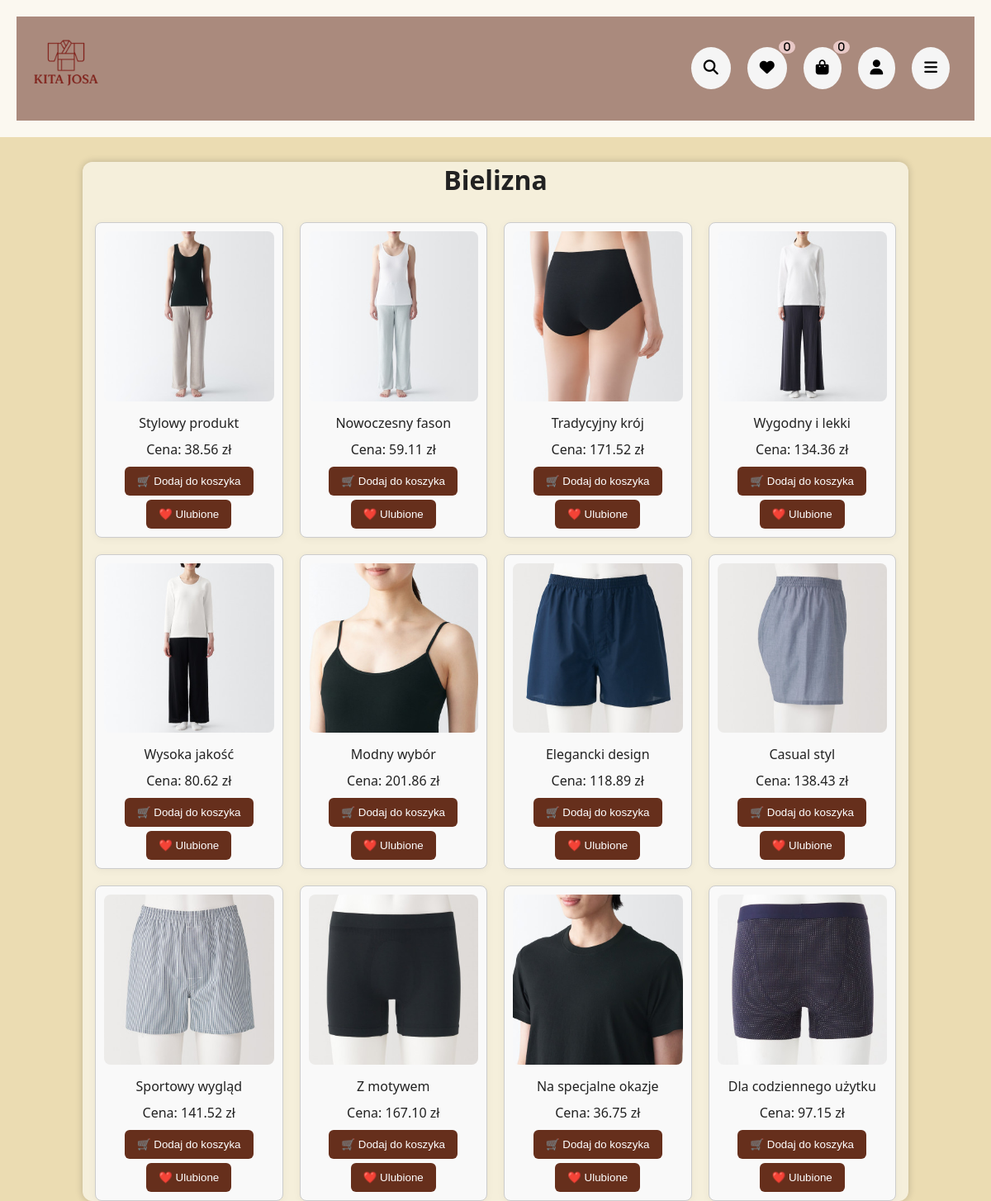
The page /bielizna.php on the database its author committed.
### tables this page shows
CREATE TABLE `bielizna` (
  `id` int(11) NOT NULL,
  `cena` decimal(10,2) DEFAULT NULL,
  `opis` text DEFAULT NULL,
  `rozmiar` varchar(10) DEFAULT NULL,
  `zdjecie` varchar(255) DEFAULT NULL,
  `ilosc` int(11) DEFAULT NULL
);

### bielizna.php (the view, shortened to what this page needs)
<?php
include 'db.php';
$result = $conn->query("SELECT * FROM bielizna");
?>
<!DOCTYPE html>
<html lang="pl">
<head>
    <link rel="stylesheet" href="stele.css">
    <link rel="stylesheet" href="https://cdnjs.cloudflare.com/ajax/libs/font-awesome/6.4.0/css/all.min.css">
</head>
<header>
<div class="top-bar">
    <div class="logo">
        <img src="logi.png" alt="Kitajosa"/>
    </div>
       <div class="icon-buttons">
        <button class="icon-button">
            <i class="fas fa-search"></i>
        </button>
        <a href="ulubione.php">
        <button class="icon-button">
       <i class="fas fa-heart">
        <span class="badge">0</span>
       </i> </button></a>
       <a href="cart.php">
       <button class="icon-button">
       <i class="fas fa-shopping-bag">
        <span class="badge">0</span>
       </i></button></a>
       <a href="register.php">
       <button class="icon-button">
       <i class="fas fa-user"></i>
       </button></a>
       <div class="catalog-container">
       <button id="catalogToggle" class="icon-button">
       <i class="fas fa-bars"></i>
       </button>
       </div>
       </div>
    </div>
</header>
<body>
<div class="container">
    <h1>Bielizna</h1>
    <div class="products">
        <?php while ($row = $result->fetch_assoc()): ?>
            <div class="product">
                <a href="product2.php?kategoria=bielizna&id=<?= $row['id']; ?>">
                    <img src="images/<?= htmlspecialchars($row['zdjecie']); ?>" alt="Obrazek produktu">
                </a>
                <p><?= htmlspecialchars($row['opis']); ?></p>
                <p>Cena: <?= $row['cena']; ?> zł</p>
                <form method="POST" action="add_to_cart.php">
                    <button type="submit">🛒 Dodaj do koszyka</button>
                </form>
                <form method="POST" action="add_to_fav.php" style="margin-top:5px;">
                    <button type="submit">❤️ Ulubione</button>
                </form>
            </div>
        <?php endwhile; ?>
    </div>
</div>
</body>
</html>

### stele.css (style rules this page uses)
* { margin: 0; padding: 0; box-sizing: border-box; }
body, html { height: 100%; font-family: 'Segoe UI', sans-serif; color: #EBDCB2; background-color: #EBDCB2; }
header { background-color: rgba(255, 255, 255, 0.808); color: rgb(0, 0, 0); padding: 20px; text-align: center; }
.top-bar { display: flex; justify-content: space-between; align-items: center; padding: 10px 10px; background-color: #662f1c8a; border-bottom: 1px solid #662f1c00; }
.logo img { height: 100px; }
.icon-buttons { display: flex; gap: 20px; padding: 20px; background-color: #662f1c00; }
.icon-button { position: relative; font-size: 18px; padding: 15px; border: none; background: #f5f5f5; border-radius: 50%; cursor: pointer; transition: 0.3s; }
.badge { position: absolute; top: -8px; right: -10px; background: rgba(245, 214, 214, 0.822); color: black; border-radius: 50%; padding: 2px 6px; font-size: 12px; }
.container { max-width: 1000px; margin: 30px auto; padding: 0 15px; background: rgba(255, 255, 255, 0.541); border-radius: 12px; box-shadow: 0 0 10px rgba(0,0,0,0.2); color: #222; }
h1, h2 { margin: 0 0 10px; text-align: center; }
.products { display: grid; grid-template-columns: repeat(auto-fit, minmax(200px, 1fr)); gap: 20px; margin-top: 30px; }
.product { background: white; border-radius: 10px; padding: 15px; box-shadow: 0 2px 10px rgba(0,0,0,0.05); text-align: center; }
.product img { width: 100%; height: 150px; object-fit: cover; border-radius: 8px; }
.product p { margin: 10px 0; }
.product button { background: #662f1c; color: white; padding: 10px 15px; border: none; border-radius: 6px; cursor: pointer; transition: background 0.3s; }
.product { flex: 1 1 calc(25% - 20px); box-sizing: border-box; border: 1px solid #ccc; border-radius: 8px; padding: 10px; text-align: center; background-color: #f9f9f9; }
.product img { max-width: 100%; height: auto; }

### rows shown on the page
bielizna: zdjecie (picture), opis "Stylowy produkt", cena "38.56"
bielizna: zdjecie (picture), opis "Nowoczesny fason", cena "59.11"
bielizna: zdjecie (picture), opis "Tradycyjny krój", cena "171.52"
bielizna: zdjecie (picture), opis "Wygodny i lekki", cena "134.36"
bielizna: zdjecie (picture), opis "Wysoka jakość", cena "80.62"
bielizna: zdjecie (picture), opis "Modny wybór", cena "201.86"
bielizna: zdjecie (picture), opis "Elegancki design", cena "118.89"
bielizna: zdjecie (picture), opis "Casual styl", cena "138.43"
bielizna: zdjecie (picture), opis "Sportowy wygląd", cena "141.52"
bielizna: zdjecie (picture), opis "Z motywem", cena "167.10"
bielizna: zdjecie (picture), opis "Na specjalne okazje", cena "36.75"
bielizna: zdjecie (picture), opis "Dla codziennego użytku", cena "97.15"
